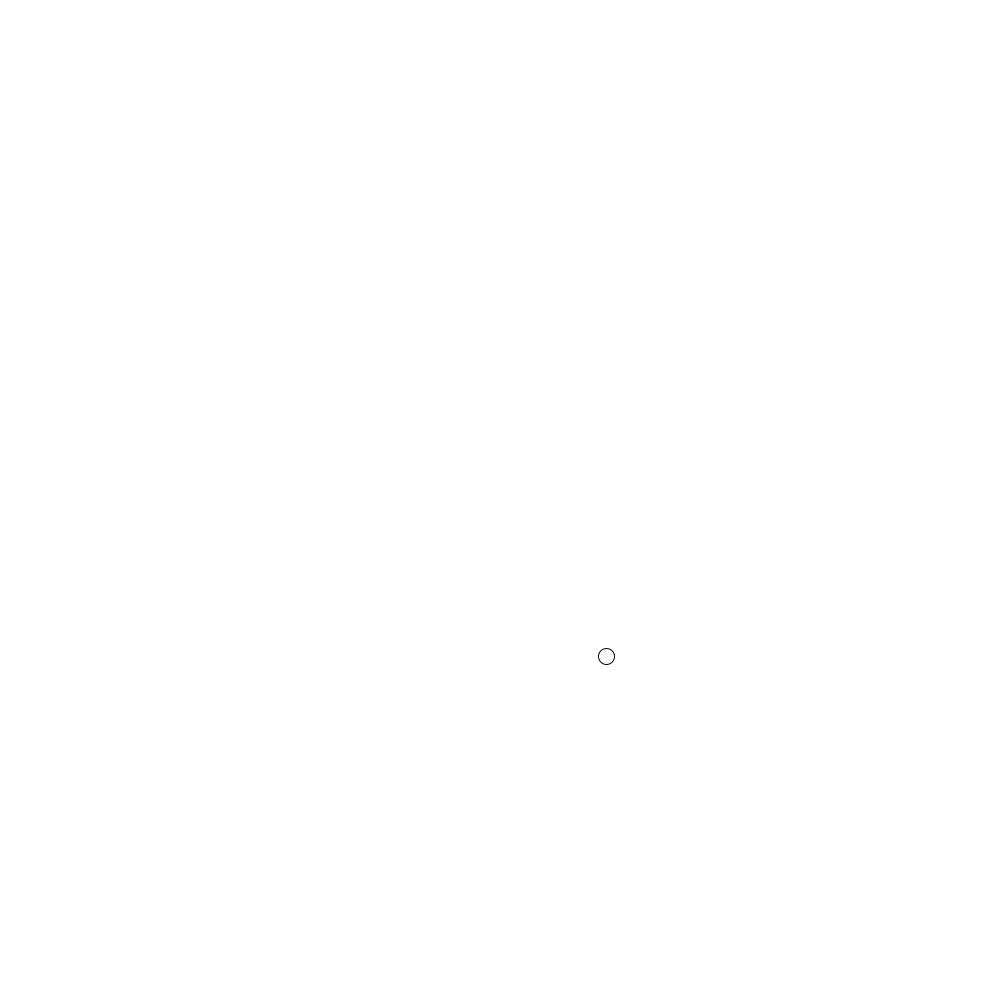
Frame 1 (no input)
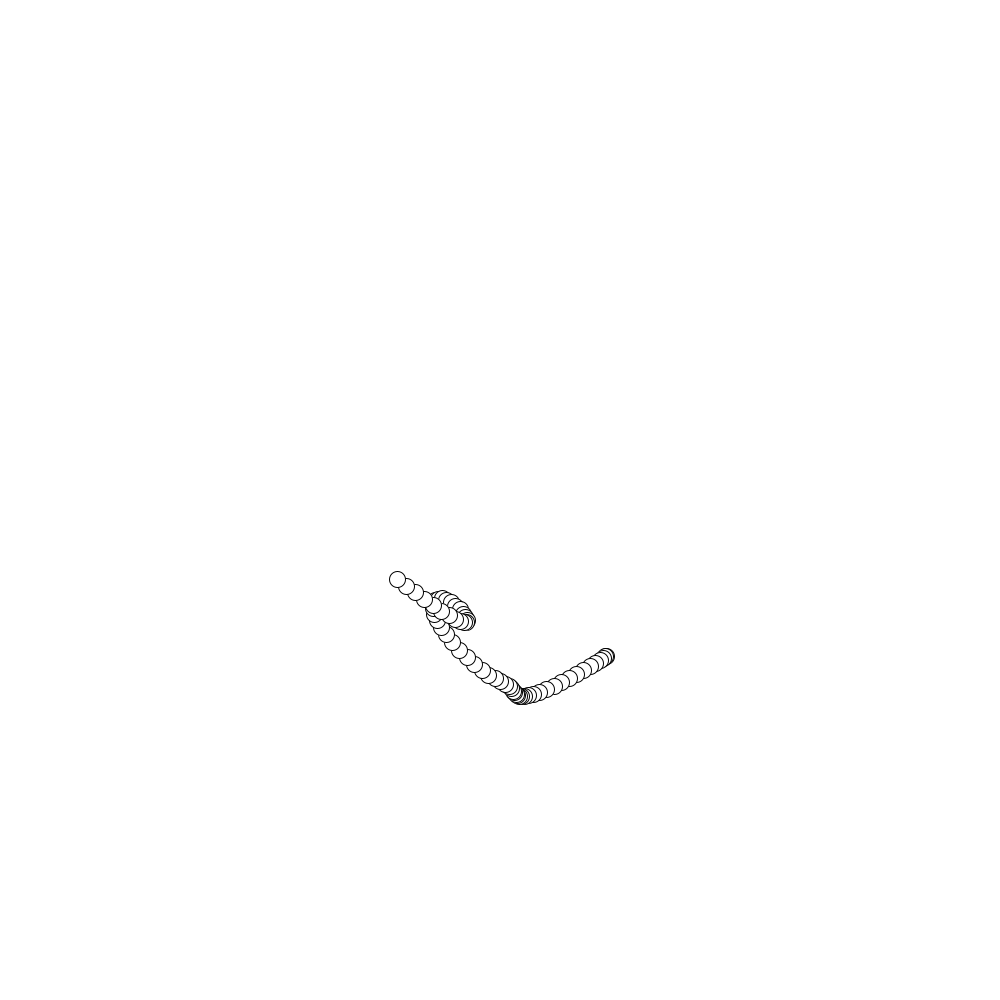
Frame 60 (the mouse pressed at the canvas centre just before this capture)
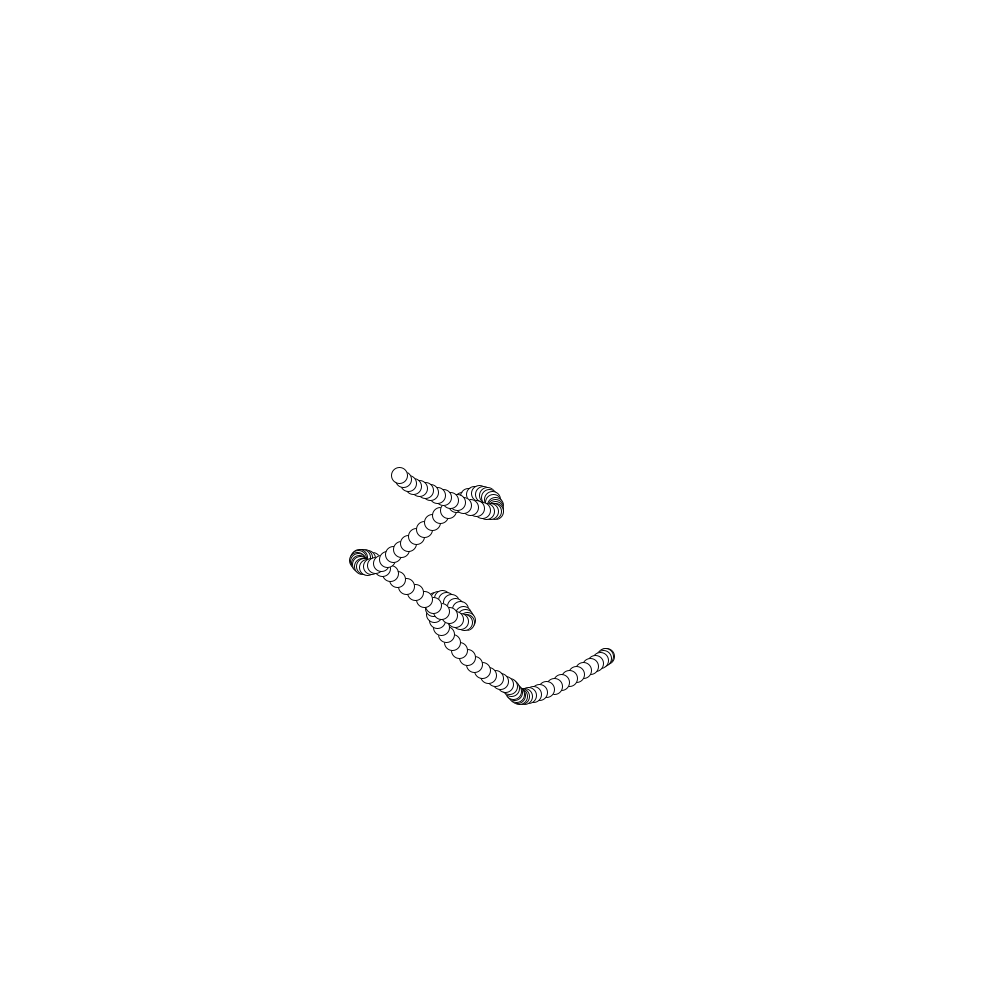
Frame 120 (the mouse held since frame 60 and released just before this capture)

The Processing sketch that drew these frames (run headless with seeded random() and noise(); from frame 60 on, the mouse is pressed at the canvas centre):

// Processing sketch: PerlinNoiseWalker
// ── PerlinNoiseWalker.pde
Walker w;
import java.util.*;

Random generator;

class Walker{
  float x,y,tx,ty;
  
  Walker(){
    tx=0;
    ty=10000;
  }

  void display(){
    ellipse(x,y,16,16);
  }
  
    void step() {
    x = map(noise(tx), 0, 1, 0, width);
    y = map(noise(ty), 0, 1, 0, height);
    
    
    tx += 0.01;
    ty += 0.01;
  }
  
}

void setup() {
  size(1000,1000);
  generator = new Random();
  // Create the Walker.
  w = new Walker();  //[bold]
  background(255);
}

void draw() {
  //[full] Call functions on the Walker.
  w.step(); //[bold]
  w.display(); //[bold]
  //[end]
}
